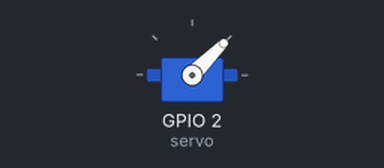
Recording of a program running on a simulated Raspberry Pi (BCM pin numbers). Parts: servo. Servo angles are drawn from the pulse width (0.5 ms = 0°, 2.5 ms = 180°). At 3.0 s the program stops and its outputs stay as they are.

Above: at 0.1 s.
At 1.1 s:
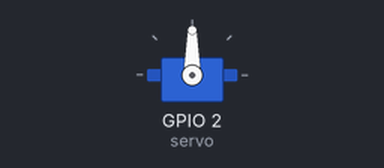
At 2.1 s:
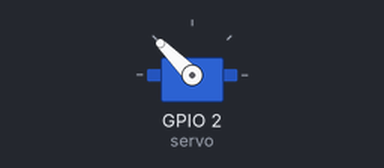
Timing chart, 0 to 4.5 s (numbered marks = the images above):
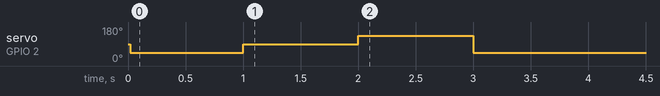

Measured:
- by itself, servo on GPIO 2 (servo): 90° → 45° at 0.02 s, → 90° 0.98 s later, → 135° 1.0 s later, → 45° 1.0 s later

The program:

servomotor.py
```python
from gpiozero import Servo
from time import sleep

servo = Servo(2)

try:
	servo.min()
	sleep(1)
	servo.mid()
	sleep(1)
	servo.max()
	sleep(1)
	servo.min()
except Exception as e:
	print("Error: ", e)
```
